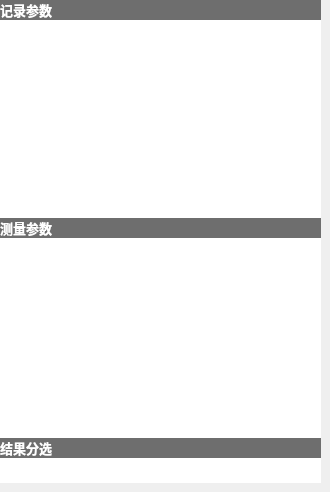
               <widget class="QWidget" name="tab_10">
                <attribute name="title">
                 <string>样品10</string>
                </attribute>
                <widget class="QTableView" name="tableView_64">
                 <property name="geometry">
                  <rect>
                   <x>0</x>
                   <y>336</y>
                   <width>321</width>
                   <height>75</height>
                  </rect>
                 </property>
                 <property name="styleSheet">
                  <string notr="true">gridline-color: rgb(230, 230, 230);
 border:rgb(230, 230, 230);
</string>
                 </property>
                </widget>
                <widget class="QLabel" name="label_33">
                 <property name="geometry">
                  <rect>
                   <x>0</x>
                   <y>218</y>
                   <width>321</width>
                   <height>20</height>
                  </rect>
                 </property>
                 <property name="styleSheet">
                  <string notr="true">background-color: rgb(110,110,110)</string>
                 </property>
                 <property name="text">
                  <string>&lt;html&gt;&lt;head/&gt;&lt;body&gt;&lt;p&gt;&lt;span style=&quot; font-size:10pt; font-weight:600; color:#ffffff;&quot;&gt;测量参数&lt;/span&gt;&lt;/p&gt;&lt;/body&gt;&lt;/html&gt;</string>
                 </property>
                 <property name="textFormat">
                  <enum>Qt::RichText</enum>
                 </property>
                 <property name="alignment">
                  <set>Qt::AlignBottom|Qt::AlignLeading|Qt::AlignLeft</set>
                 </property>
                </widget>
                <widget class="QTableView" name="tableView_65">
                 <property name="geometry">
                  <rect>
                   <x>0</x>
                   <y>408</y>
                   <width>321</width>
                   <height>31</height>
                  </rect>
                 </property>
                 <property name="styleSheet">
                  <string notr="true">gridline-color: rgb(230, 230, 230);
 border:rgb(230, 230, 230);
</string>
                 </property>
                </widget>
                <widget class="QLabel" name="label_34">
                 <property name="geometry">
                  <rect>
                   <x>0</x>
                   <y>438</y>
                   <width>321</width>
                   <height>20</height>
                  </rect>
                 </property>
                 <property name="styleSheet">
                  <string notr="true">background-color: rgb(110,110,110)</string>
                 </property>
                 <property name="text">
                  <string>&lt;html&gt;&lt;head/&gt;&lt;body&gt;&lt;p&gt;&lt;span style=&quot; font-size:10pt; font-weight:600; color:#ffffff;&quot;&gt;结果分选&lt;/span&gt;&lt;/p&gt;&lt;/body&gt;&lt;/html&gt;</string>
                 </property>
                 <property name="textFormat">
                  <enum>Qt::RichText</enum>
                 </property>
                 <property name="alignment">
                  <set>Qt::AlignBottom|Qt::AlignLeading|Qt::AlignLeft</set>
                 </property>
                </widget>
                <widget class="QLabel" name="label_35">
                 <property name="geometry">
                  <rect>
                   <x>0</x>
                   <y>0</y>
                   <width>321</width>
                   <height>20</height>
                  </rect>
                 </property>
                 <property name="styleSheet">
                  <string notr="true">background-color: rgb(110,110,110)</string>
                 </property>
                 <property name="text">
                  <string>&lt;html&gt;&lt;head/&gt;&lt;body&gt;&lt;p&gt;&lt;span style=&quot; font-size:10pt; font-weight:600; color:#ffffff;&quot;&gt;记录参数&lt;/span&gt;&lt;/p&gt;&lt;/body&gt;&lt;/html&gt;</string>
                 </property>
                 <property name="textFormat">
                  <enum>Qt::RichText</enum>
                 </property>
                 <property name="alignment">
                  <set>Qt::AlignBottom|Qt::AlignLeading|Qt::AlignLeft</set>
                 </property>
                </widget>
                <widget class="QTableView" name="tableView_66">
                 <property name="geometry">
                  <rect>
                   <x>0</x>
                   <y>143</y>
                   <width>321</width>
                   <height>75</height>
                  </rect>
                 </property>
                 <property name="styleSheet">
                  <string notr="true">gridline-color: rgb(230, 230, 230);
 border:rgb(230, 230, 230);
</string>
                 </property>
                </widget>
                <widget class="QTableView" name="tableView_67">
                 <property name="geometry">
                  <rect>
                   <x>0</x>
                   <y>20</y>
                   <width>321</width>
                   <height>100</height>
                  </rect>
                 </property>
                 <property name="styleSheet">
                  <string notr="true">gridline-color: rgb(230, 230, 230);
 border:rgb(230, 230, 230);
</string>
                 </property>
                </widget>
                <widget class="QTableView" name="tableView_68">
                 <property name="geometry">
                  <rect>
                   <x>0</x>
                   <y>119</y>
                   <width>321</width>
                   <height>25</height>
                  </rect>
                 </property>
                 <property name="styleSheet">
                  <string notr="true">gridline-color: rgb(230, 230, 230);
 border:rgb(230, 230, 230);
</string>
                 </property>
                </widget>
                <widget class="QTableView" name="tableView_69">
                 <property name="geometry">
                  <rect>
                   <x>0</x>
                   <y>238</y>
                   <width>321</width>
                   <height>100</height>
                  </rect>
                 </property>
                 <property name="styleSheet">
                  <string notr="true">gridline-color: rgb(230, 230, 230);
 border:rgb(230, 230, 230);
</string>
                 </property>
                </widget>
                <widget class="QTableView" name="tableView_70">
                 <property name="geometry">
                  <rect>
                   <x>0</x>
                   <y>458</y>
                   <width>321</width>
                   <height>25</height>
                  </rect>
                 </property>
                 <property name="styleSheet">
                  <string notr="true">gridline-color: rgb(230, 230, 230);
border:rgb(230,230, 230);</string>
                 </property>
                </widget>
                <zorder>label_33</zorder>
                <zorder>tableView_65</zorder>
                <zorder>label_34</zorder>
                <zorder>label_35</zorder>
                <zorder>tableView_66</zorder>
                <zorder>tableView_68</zorder>
                <zorder>tableView_70</zorder>
                <zorder>tableView_67</zorder>
                <zorder>tableView_64</zorder>
                <zorder>tableView_69</zorder>
               </widget>
